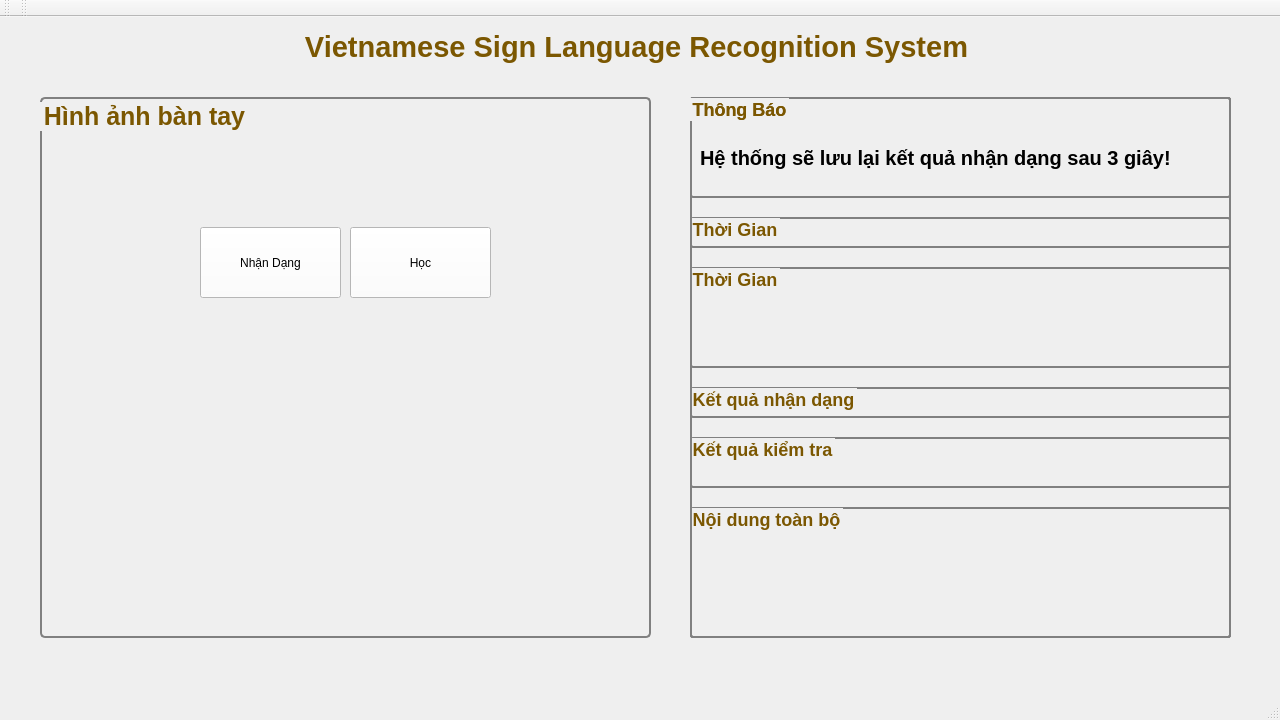
<?xml version="1.0" encoding="UTF-8"?>
<ui version="4.0">
 <class>MainWindow</class>
 <widget class="QMainWindow" name="MainWindow">
  <property name="geometry">
   <rect>
    <x>0</x>
    <y>0</y>
    <width>1280</width>
    <height>720</height>
   </rect>
  </property>
  <property name="windowTitle">
   <string>MainWindow</string>
  </property>
  <widget class="QWidget" name="centralWidget">
   <widget class="QLabel" name="lbFunction">
    <property name="geometry">
     <rect>
      <x>6</x>
      <y>-1</y>
      <width>1261</width>
      <height>61</height>
     </rect>
    </property>
    <property name="font">
     <font>
      <pointsize>22</pointsize>
      <weight>75</weight>
      <bold>true</bold>
     </font>
    </property>
    <property name="styleSheet">
     <string notr="true">QLabel { 
color: #7b5701;
 } </string>
    </property>
    <property name="text">
     <string>Vietnamese Sign Language Recognition System</string>
    </property>
    <property name="alignment">
     <set>Qt::AlignCenter</set>
    </property>
   </widget>
   <widget class="QGroupBox" name="gbNotify">
    <property name="geometry">
     <rect>
      <x>690</x>
      <y>80</y>
      <width>541</width>
      <height>151</height>
     </rect>
    </property>
    <property name="font">
     <font>
      <pointsize>-1</pointsize>
      <weight>75</weight>
      <bold>true</bold>
     </font>
    </property>
    <property name="styleSheet">
     <string notr="true">QGroupBox { 
     border: 2px solid gray; 
     border-radius: 3px; 
    font-size: 18px;
    font-weight: bold;
color: #7b5701;
 } </string>
    </property>
    <property name="title">
     <string>Thông Báo</string>
    </property>
    <widget class="QLabel" name="lbNotify">
     <property name="geometry">
      <rect>
       <x>10</x>
       <y>30</y>
       <width>521</width>
       <height>111</height>
      </rect>
     </property>
     <property name="font">
      <font>
       <pointsize>15</pointsize>
       <weight>75</weight>
       <bold>true</bold>
      </font>
     </property>
     <property name="text">
      <string/>
     </property>
     <property name="wordWrap">
      <bool>true</bool>
     </property>
    </widget>
   </widget>
   <widget class="QGroupBox" name="gbCountDownTime">
    <property name="geometry">
     <rect>
      <x>690</x>
      <y>250</y>
      <width>541</width>
      <height>151</height>
     </rect>
    </property>
    <property name="styleSheet">
     <string notr="true">QGroupBox { 
     border: 2px solid gray; 
     border-radius: 3px; 
    font-size: 18px;
    font-weight: bold;
color: #7b5701;
 } </string>
    </property>
    <property name="title">
     <string>Thời Gian</string>
    </property>
    <widget class="QLabel" name="lbCountDownTime">
     <property name="geometry">
      <rect>
       <x>10</x>
       <y>40</y>
       <width>521</width>
       <height>101</height>
      </rect>
     </property>
     <property name="font">
      <font>
       <pointsize>50</pointsize>
       <weight>75</weight>
       <bold>true</bold>
      </font>
     </property>
     <property name="text">
      <string/>
     </property>
     <property name="alignment">
      <set>Qt::AlignCenter</set>
     </property>
    </widget>
   </widget>
   <widget class="QGroupBox" name="gbTestingResult">
    <property name="geometry">
     <rect>
      <x>690</x>
      <y>420</y>
      <width>541</width>
      <height>201</height>
     </rect>
    </property>
    <property name="styleSheet">
     <string notr="true">QGroupBox { 
     border: 2px solid gray; 
     border-radius: 3px; 
    font-size: 18px;
    font-weight: bold;
color: #7b5701;
 } </string>
    </property>
    <property name="title">
     <string>Kết quả kiểm tra</string>
    </property>
    <widget class="QLabel" name="lbTestingResult">
     <property name="geometry">
      <rect>
       <x>10</x>
       <y>40</y>
       <width>521</width>
       <height>151</height>
      </rect>
     </property>
     <property name="font">
      <font>
       <pointsize>45</pointsize>
       <weight>75</weight>
       <bold>true</bold>
      </font>
     </property>
     <property name="styleSheet">
      <string notr="true">#lbTestingResult {
    font-weight: bold;
color: green;
}</string>
     </property>
     <property name="text">
      <string/>
     </property>
     <property name="alignment">
      <set>Qt::AlignCenter</set>
     </property>
    </widget>
   </widget>
   <widget class="QGroupBox" name="gbFrame">
    <property name="geometry">
     <rect>
      <x>40</x>
      <y>80</y>
      <width>611</width>
      <height>541</height>
     </rect>
    </property>
    <property name="styleSheet">
     <string notr="true">QGroupBox { 
     border: 2px solid gray; 
     border-radius: 5px; 
    font-size: 25px;
    font-weight: bold;
color: #7b5701;
 } 

QGroupBox::title {
left: 0px;
top: 5px
}



</string>
    </property>
    <property name="title">
     <string>Hình ảnh bàn tay</string>
    </property>
    <widget class="QPushButton" name="btnLearning">
     <property name="geometry">
      <rect>
       <x>310</x>
       <y>130</y>
       <width>141</width>
       <height>71</height>
      </rect>
     </property>
     <property name="styleSheet">
      <string notr="true">#btnLearning {
background-color: white;
}</string>
     </property>
     <property name="text">
      <string>Học</string>
     </property>
    </widget>
    <widget class="QPushButton" name="btnRecognition">
     <property name="geometry">
      <rect>
       <x>160</x>
       <y>130</y>
       <width>141</width>
       <height>71</height>
      </rect>
     </property>
     <property name="styleSheet">
      <string notr="true">#btnRecognition {
background-color: white;
}</string>
     </property>
     <property name="text">
      <string>Nhận Dạng</string>
     </property>
    </widget>
    <widget class="QLabel" name="lbFrame">
     <property name="geometry">
      <rect>
       <x>60</x>
       <y>110</y>
       <width>480</width>
       <height>360</height>
      </rect>
     </property>
     <property name="cursor">
      <cursorShape>ArrowCursor</cursorShape>
     </property>
     <property name="text">
      <string/>
     </property>
    </widget>
    <zorder>lbFrame</zorder>
    <zorder>btnLearning</zorder>
    <zorder>btnRecognition</zorder>
   </widget>
   <widget class="QGroupBox" name="gbRecognitionNotify">
    <property name="geometry">
     <rect>
      <x>690</x>
      <y>80</y>
      <width>541</width>
      <height>101</height>
     </rect>
    </property>
    <property name="font">
     <font>
      <pointsize>-1</pointsize>
      <weight>75</weight>
      <bold>true</bold>
     </font>
    </property>
    <property name="styleSheet">
     <string notr="true">QGroupBox { 
     border: 2px solid gray; 
     border-radius: 3px; 
    font-size: 18px;
    font-weight: bold;
color: #7b5701;
 } </string>
    </property>
    <property name="title">
     <string>Thông Báo</string>
    </property>
    <widget class="QLabel" name="lbRecognitionNotify">
     <property name="geometry">
      <rect>
       <x>10</x>
       <y>30</y>
       <width>521</width>
       <height>61</height>
      </rect>
     </property>
     <property name="font">
      <font>
       <pointsize>15</pointsize>
       <weight>75</weight>
       <bold>true</bold>
      </font>
     </property>
     <property name="text">
      <string>Hệ thống sẽ lưu lại kết quả nhận dạng sau 3 giây!</string>
     </property>
     <property name="wordWrap">
      <bool>true</bool>
     </property>
    </widget>
   </widget>
   <widget class="QGroupBox" name="gbRecognitionTimer">
    <property name="geometry">
     <rect>
      <x>690</x>
      <y>200</y>
      <width>541</width>
      <height>151</height>
     </rect>
    </property>
    <property name="styleSheet">
     <string notr="true">QGroupBox { 
     border: 2px solid gray; 
     border-radius: 3px; 
    font-size: 18px;
    font-weight: bold;
color: #7b5701;
 } </string>
    </property>
    <property name="title">
     <string>Thời Gian</string>
    </property>
    <widget class="QLabel" name="lbRecognitionTimer">
     <property name="geometry">
      <rect>
       <x>10</x>
       <y>40</y>
       <width>521</width>
       <height>101</height>
      </rect>
     </property>
     <property name="font">
      <font>
       <pointsize>50</pointsize>
       <weight>75</weight>
       <bold>true</bold>
      </font>
     </property>
     <property name="text">
      <string/>
     </property>
     <property name="alignment">
      <set>Qt::AlignCenter</set>
     </property>
    </widget>
   </widget>
   <widget class="QGroupBox" name="gbRecognitionResult">
    <property name="geometry">
     <rect>
      <x>690</x>
      <y>370</y>
      <width>541</width>
      <height>101</height>
     </rect>
    </property>
    <property name="font">
     <font>
      <pointsize>-1</pointsize>
      <weight>75</weight>
      <bold>true</bold>
     </font>
    </property>
    <property name="styleSheet">
     <string notr="true">QGroupBox { 
     border: 2px solid gray; 
     border-radius: 3px; 
    font-size: 18px;
    font-weight: bold;
color: #7b5701;
 } </string>
    </property>
    <property name="title">
     <string>Kết quả nhận dạng</string>
    </property>
    <widget class="QLabel" name="lbRecognitionResult">
     <property name="geometry">
      <rect>
       <x>10</x>
       <y>30</y>
       <width>521</width>
       <height>61</height>
      </rect>
     </property>
     <property name="font">
      <font>
       <pointsize>25</pointsize>
       <weight>75</weight>
       <bold>true</bold>
      </font>
     </property>
     <property name="text">
      <string/>
     </property>
     <property name="alignment">
      <set>Qt::AlignCenter</set>
     </property>
     <property name="wordWrap">
      <bool>true</bool>
     </property>
    </widget>
   </widget>
   <widget class="QGroupBox" name="gbRecognitionContent">
    <property name="geometry">
     <rect>
      <x>690</x>
      <y>490</y>
      <width>541</width>
      <height>131</height>
     </rect>
    </property>
    <property name="font">
     <font>
      <pointsize>-1</pointsize>
      <weight>75</weight>
      <bold>true</bold>
     </font>
    </property>
    <property name="styleSheet">
     <string notr="true">QGroupBox { 
     border: 2px solid gray; 
     border-radius: 3px; 
    font-size: 18px;
    font-weight: bold;
color: #7b5701;
 } </string>
    </property>
    <property name="title">
     <string>Nội dung toàn bộ</string>
    </property>
    <widget class="QLabel" name="lbRecognitionContent">
     <property name="geometry">
      <rect>
       <x>10</x>
       <y>30</y>
       <width>521</width>
       <height>91</height>
      </rect>
     </property>
     <property name="font">
      <font>
       <pointsize>15</pointsize>
       <weight>75</weight>
       <bold>true</bold>
      </font>
     </property>
     <property name="text">
      <string/>
     </property>
     <property name="wordWrap">
      <bool>true</bool>
     </property>
    </widget>
   </widget>
  </widget>
  <widget class="QStatusBar" name="statusBar"/>
  <widget class="QToolBar" name="mainToolBar">
   <attribute name="toolBarArea">
    <enum>TopToolBarArea</enum>
   </attribute>
   <attribute name="toolBarBreak">
    <bool>false</bool>
   </attribute>
  </widget>
  <widget class="QMenuBar" name="menuBar">
   <property name="geometry">
    <rect>
     <x>0</x>
     <y>0</y>
     <width>1280</width>
     <height>25</height>
    </rect>
   </property>
  </widget>
  <widget class="QToolBar" name="toolBar">
   <property name="windowTitle">
    <string>toolBar</string>
   </property>
   <attribute name="toolBarArea">
    <enum>TopToolBarArea</enum>
   </attribute>
   <attribute name="toolBarBreak">
    <bool>false</bool>
   </attribute>
  </widget>
 </widget>
 <layoutdefault spacing="6" margin="11"/>
 <resources/>
 <connections/>
</ui>
